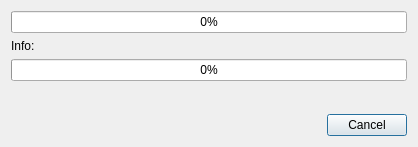
<?xml version="1.0" encoding="UTF-8"?>
<ui version="4.0">
 <class>ProgressDlg</class>
 <widget class="QDialog" name="ProgressDlg">
  <property name="geometry">
   <rect>
    <x>0</x>
    <y>0</y>
    <width>418</width>
    <height>147</height>
   </rect>
  </property>
  <property name="maximumSize">
   <size>
    <width>500</width>
    <height>16777215</height>
   </size>
  </property>
  <property name="windowTitle">
   <string>Dialog</string>
  </property>
  <layout class="QVBoxLayout" name="verticalLayout">
   <item>
    <widget class="QProgressBar" name="progressBarCopy">
     <property name="value">
      <number>0</number>
     </property>
    </widget>
   </item>
   <item>
    <widget class="QLabel" name="labelInfo">
     <property name="text">
      <string>Info:</string>
     </property>
     <property name="wordWrap">
      <bool>true</bool>
     </property>
    </widget>
   </item>
   <item>
    <widget class="QProgressBar" name="progressBar">
     <property name="value">
      <number>0</number>
     </property>
    </widget>
   </item>
   <item>
    <spacer name="verticalSpacer">
     <property name="orientation">
      <enum>Qt::Vertical</enum>
     </property>
     <property name="sizeHint" stdset="0">
      <size>
       <width>20</width>
       <height>11</height>
      </size>
     </property>
    </spacer>
   </item>
   <item>
    <widget class="QDialogButtonBox" name="buttonBox">
     <property name="orientation">
      <enum>Qt::Horizontal</enum>
     </property>
     <property name="standardButtons">
      <set>QDialogButtonBox::Cancel</set>
     </property>
    </widget>
   </item>
  </layout>
 </widget>
 <resources/>
 <connections>
  <connection>
   <sender>buttonBox</sender>
   <signal>accepted()</signal>
   <receiver>ProgressDlg</receiver>
   <slot>accept()</slot>
   <hints>
    <hint type="sourcelabel">
     <x>248</x>
     <y>254</y>
    </hint>
    <hint type="destinationlabel">
     <x>157</x>
     <y>274</y>
    </hint>
   </hints>
  </connection>
  <connection>
   <sender>buttonBox</sender>
   <signal>rejected()</signal>
   <receiver>ProgressDlg</receiver>
   <slot>reject()</slot>
   <hints>
    <hint type="sourcelabel">
     <x>316</x>
     <y>260</y>
    </hint>
    <hint type="destinationlabel">
     <x>286</x>
     <y>274</y>
    </hint>
   </hints>
  </connection>
 </connections>
</ui>
